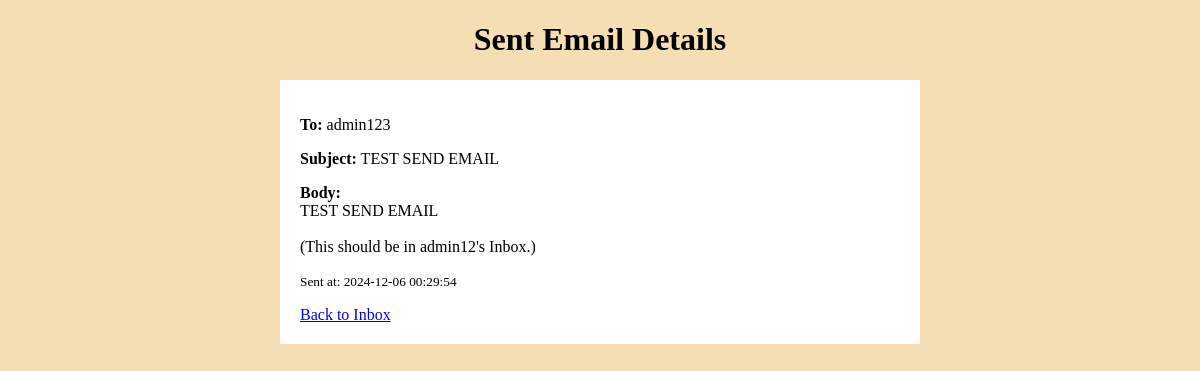
The page /email/view-sent-email.php?emailID=1 (signed in) on the database its author committed.
### tables this page shows
CREATE TABLE Members (
	MemberID INT PRIMARY KEY AUTO_INCREMENT,
	Password VARCHAR(255) NOT NULL,
	Username VARCHAR(255) UNIQUE NOT NULL,
	FirstName VARCHAR(255) NOT NULL,
	LastName VARCHAR(255) NOT NULL,
	Pseudonym VARCHAR(255),
	Email VARCHAR(255) UNIQUE NOT NULL,
	Address TEXT,
	DOB DATE NOT NULL,
	DateJoined DATE NOT NULL,	
	Warnings INT DEFAULT 0,
	Suspensions INT DEFAULT 0,
	Fines INT DEFAULT 0,
	Privilege ENUM('Administrator', 'Senior', 'Junior') DEFAULT 'Junior',
	Status ENUM('Active', 'Inactive', 'Suspended') DEFAULT 'Active',
AccountType ENUM('Real-person', 'Business'),
	LastLogin DATETIME,
	PrivateInformation TEXT,
	PublicInformation TEXT,
	GroupVisibilitySettings TEXT,
	ProfileVisibilitySettings TEXT,
	NeedsPasswordChange BOOLEAN DEFAULT TRUE, 
NeedsUsernameChange BOOLEAN DEFAULT TRUE,
Profession VARCHAR(255),  
Region VARCHAR(255),  
Interests TEXT  
);

CREATE TABLE Email (
	EmailID INT PRIMARY KEY AUTO_INCREMENT,
	SenderID INT NOT NULL,
	ReceiverID INT NOT NULL,
	Subject VARCHAR(255),
	Body TEXT,
	DateSent DATETIME,
	ReadStatus TINYINT(1) DEFAULT 0 NOT NULL,
	FOREIGN KEY (SenderID) REFERENCES Members(MemberID),
	FOREIGN KEY (ReceiverID) REFERENCES Members(MemberID)
);

### email/view-sent-email.php (the view, shortened to what this page needs)
<?php
    include '../db-connect.php';
    if (isset($_GET['emailID'])) {
        $emailID = $_GET['emailID'];
        $stmt = $pdo->prepare("SELECT * FROM Email WHERE EmailID = :emailID");
        $stmt->bindParam(':emailID', $emailID, PDO::PARAM_INT);
        $stmt->execute();
        $email = $stmt->fetch(PDO::FETCH_ASSOC);
        if ($email) {
            $usernameStmt = $pdo->prepare("SELECT Username FROM Members WHERE MemberID = :senderID");
            $usernameStmt->bindParam(':senderID', $email['SenderID'], PDO::PARAM_INT);
            $usernameStmt->execute();
            $username = $usernameStmt->fetch(PDO::FETCH_ASSOC);
        } else {
            echo "Email not found.";
            exit;
        }
    } else {
        echo "No email ID provided.";
        exit;
    }
?>
<!DOCTYPE html>
<html lang="en">
<head>
    <link href="../styles.css?<?php echo time(); ?>" rel="stylesheet"/>
</head>
<body>
    <div class="email-details-page">
        <h1>Sent Email Details</h1>
        <?php if ($email): ?>
            <div class="email-details">
                <p><strong>To:</strong> <?= htmlspecialchars($username['Username']); ?></p>
                <p><strong>Subject:</strong> <?= htmlspecialchars($email['Subject']); ?></p>
                <p><strong>Body:</strong><br><?= nl2br(htmlspecialchars($email['Body'])); ?></p>
                <p><small>Sent at: <?= $email['DateSent']; ?></small></p>
                <a href="./email-system.php">Back to Inbox</a>
            </div>
        <?php else: ?>
            <a href="./email-system.php">Back to Inbox</a>
        <?php endif; ?>
    </div>
</body>
</html>

### styles.css (style rules this page uses)
body, html { height: 100%; display: flex; margin: 0; padding: 0; flex-direction: column; background-color: wheat; }
.email-details { width: 50%; padding: 20px; background-color: white; }
.email-details-page { display: flex; flex-direction: column; align-items: center; }

### rows shown on the page
members: Username "admin123"
email: Subject "TEST SEND EMAIL", Body "TEST SEND EMAIL (This should be in admin12's Inbox.)", DateSent "2024-12-06 00:29:54"
